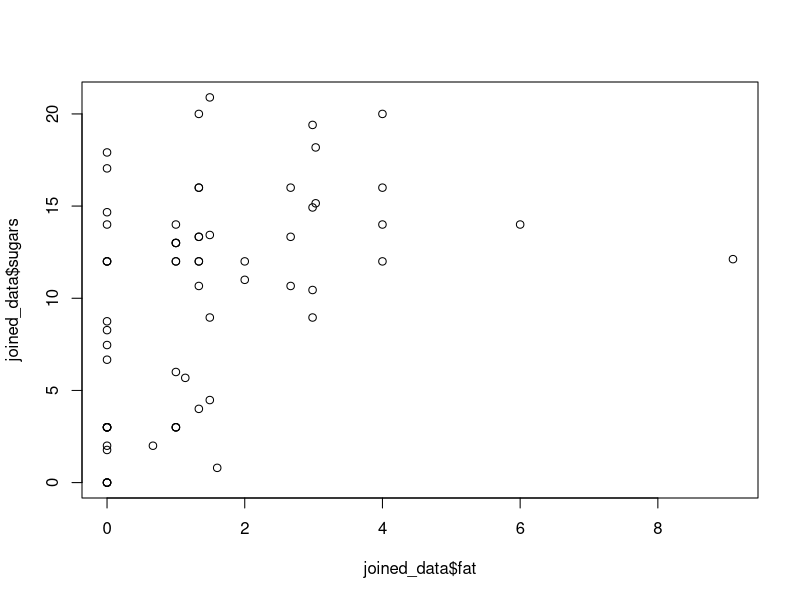
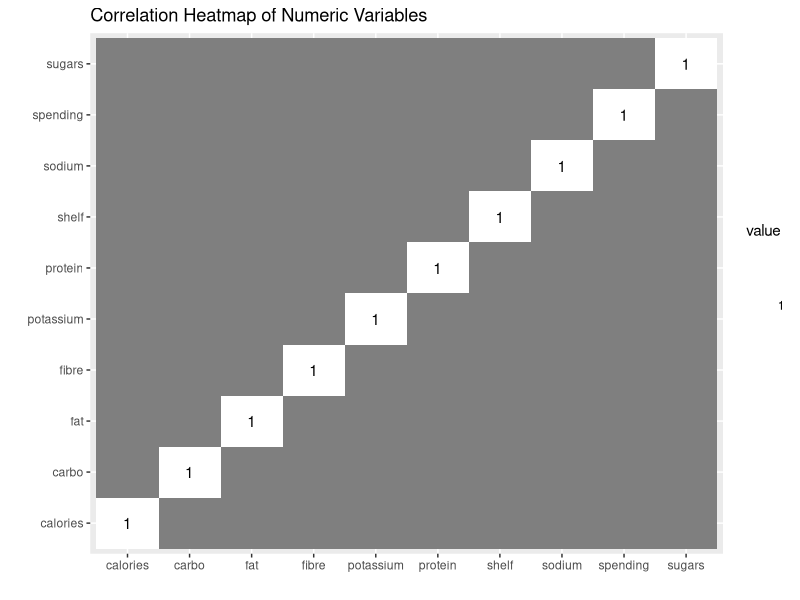
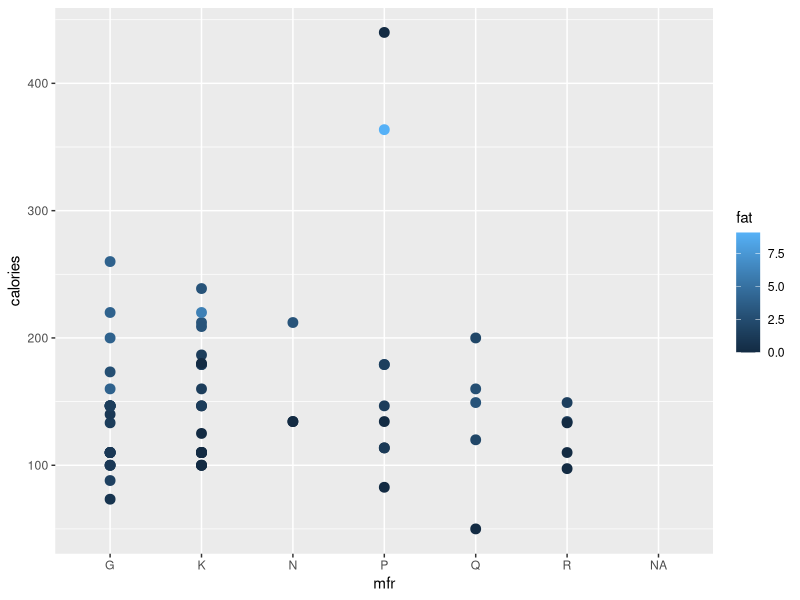
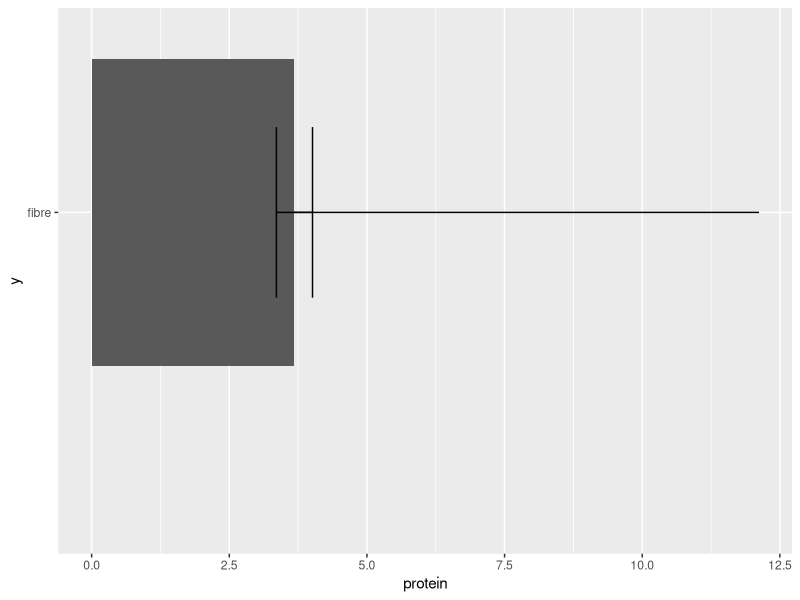
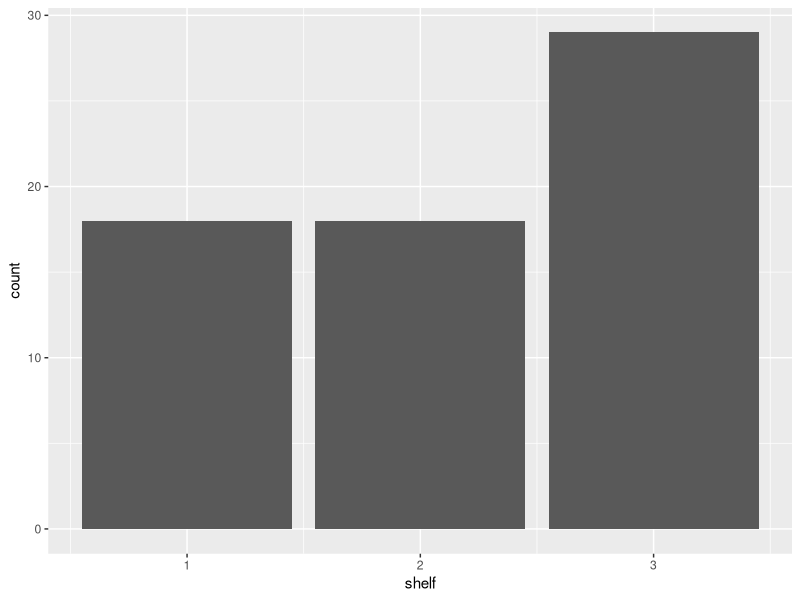
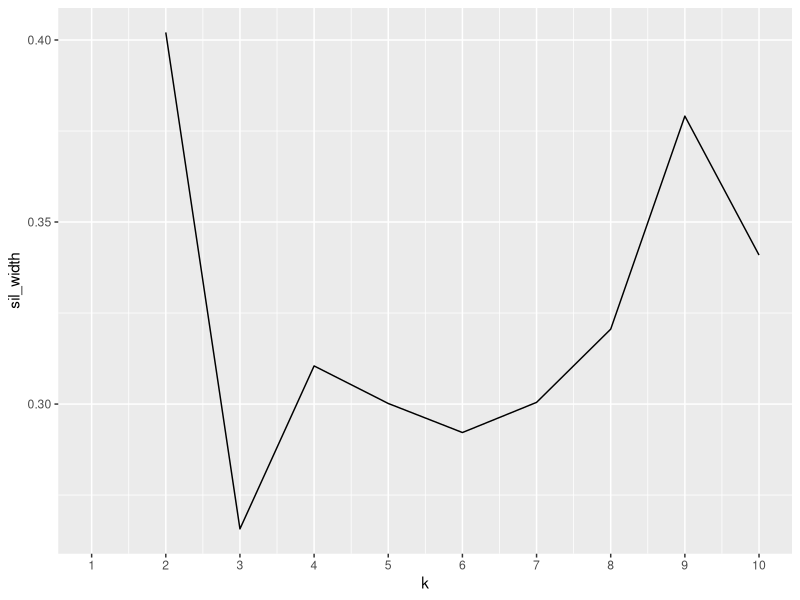
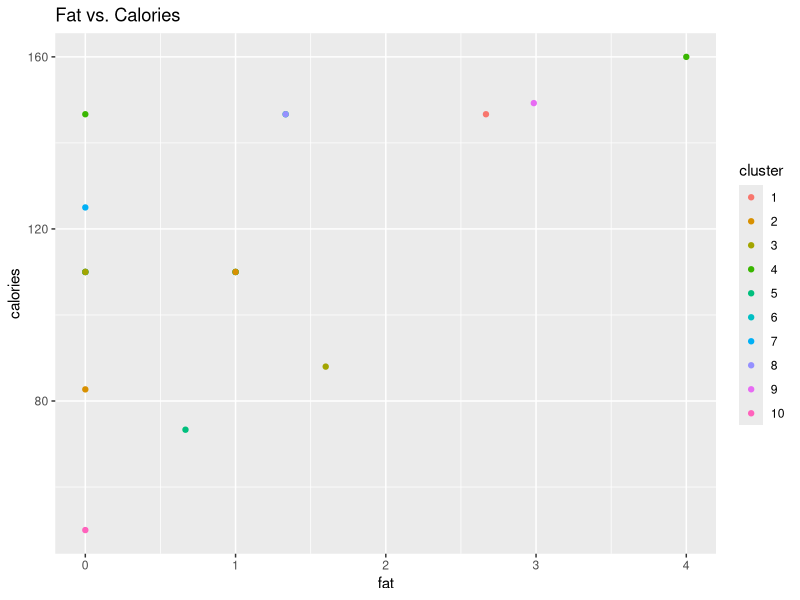
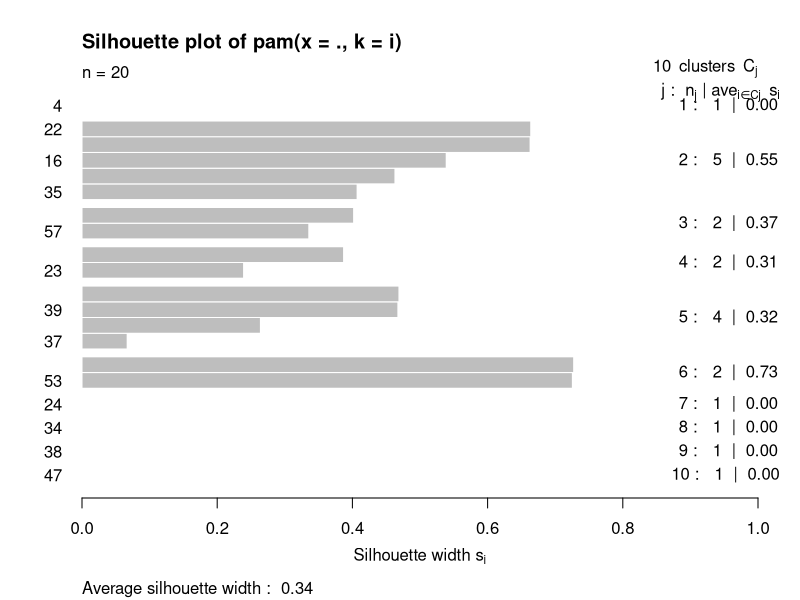

Source code (R) for these figures, in order: (Note: this script raises an error after producing the figures.)
## ---- chunk 1
knitr::opts_chunk$set(echo = TRUE, eval = TRUE, fig.align = "center", warning = F, message = F,
tidy=TRUE, tidy.opts=list(width.cutoff=60), R.options=list(max.print=100))
library(dplyr)
library(tidyr)
library(stringr)
library(ggplot2)
library(tibble)
library(readr)
## ---- chunk 2
#Data sets
#Data set #1: Nutritional and Marketing Information on US Cereals
UScereal<-read.csv("UScereal.csv")
glimpse(UScereal)
#Data set #2: 2011 Advertising Spending for Cereal Brands
adv_spending<-read.csv("adv_spending.csv")
glimpse(adv_spending)
## ---- chunk 3
#Tidying / Joining
library(tidyverse)
joined_data<-full_join(UScereal, adv_spending)
head(joined_data)
joined_wide<-joined_data%>%pivot_wider(names_from = "mfr", values_from = "calories") %>%glimpse()
joined_long <- joined_wide %>%
  pivot_longer(c("N","K","G","P","Q","R"),names_to = "mfr",values_to = "calories", values_drop_na=T ) %>% glimpse()

## ---- chunk 4
#Wrangling

#selecting only to variables to display
joined_data %>% select(vitamins, sugars)

#shows the mean calories for cereals in each shelf
joined_data %>% group_by(shelf) %>% summarize(mean_cal=mean(calories))

#returns cereals in descending advertising spending for caloric values 300-400
joined_data%>%filter(between(calories,300,400))%>%arrange(desc(spending))

#converted sodium per portion from milligrams to grams and created a new variable
joined_data%>%mutate(sodium_g=(sodium*1000))

#counting the number of unique values in each variable
joined_data %>% summarize_all(n_distinct)

#shows the mean, sd, and var of calories for Kelloggs 
joined_data%>%filter(`mfr`=="K")%>%summarize(mean_cal=mean(calories), sd_cal=sd(calories),var_cal=var(calories))

#shows the mean, sd, and var of fat per portion for Kelloggs 
joined_data%>%filter(`mfr`=="K")%>%summarize(mean_fat=mean(fat), sd_fat=sd(fat),var_fat=var(fat))

#shows the mean, sd, and var of sodium per portion for Kelloggs 
joined_data%>%filter(`mfr`=="K")%>%summarize(mean_sod=mean(sodium), sd_sod=sd(sodium),var_sod=var(sodium))

#shows the mean, sd, and var of fibre per portion for Kelloggs 
joined_data%>%filter(`mfr`=="K")%>%summarize(mean_fib=mean(fibre), sd_fib=sd(fibre),var_fib=var(fibre))

#shows the mean, sd, and var of carbohydrates per portion for Kelloggs 
joined_data%>%filter(`mfr`=="K")%>%summarize(mean_carb=mean(carbo), sd_carb=sd(carbo),var_carb=var(carbo))

#shows the mean, sd, and var of sugars per portion for Kelloggs when advertising spending is greater that $10 million for the cereal
joined_data%>%filter(`mfr`=="K",'spending'>10)%>%summarize(mean_sug=mean(sugars), sd_sug=sd(sugars),var_sug=var(sugars))

#shows the mean, sd, and var of potassium per portion for Kelloggs 
joined_data%>%filter(`mfr`=="K")%>%summarize(mean_pot=mean(potassium), sd_pot=sd(potassium),var_pot=var(potassium))

#shows all summary statistics for protein per portion
joined_data %>% summarize(mean_prot=mean(protein), var_prot=var(protein), max_prot=max(protein), min_prot=min(protein), n_dist_prot=n_distinct(protein), cor_prot=cor(shelf, protein), median_prot=median(protein), mad_prot=mad(protein))

cor(joined_data$fat, joined_data$sugars)
 
plot(joined_data$fat, joined_data$sugars)

## ---- chunk 5
#Visualization

#Correlation heatmap
library(ggplot2)
joined_data %>% select_if(is.numeric) %>% cor %>% as.data.frame %>% rownames_to_column %>% pivot_longer(-1) %>% ggplot(aes(rowname, name, fill=value)) + geom_tile() + geom_text(aes(label=round(value, 2))) + xlab("") + ylab("") + scale_fill_gradient2(low="red", high="blue") +ggtitle("Correlation Heatmap of Numeric Variables")

ggplot(data = joined_data, aes(x = mfr, y = calories, color = `fat`)) + 
  geom_point(size = 3) 
#this graph shows that as fat content gets higher, so does the amount of calories per portion

ggplot(joined_data, aes(x=`protein`,y = 'fibre', fill=`spending`)) + theme(legend.position=c(.9,.7)) + geom_density(alpha=.75)+geom_bar(stat="summary",fun.y="mean")+
geom_errorbar(stat="summary", width=.5) 
#this plot shows absolutely no relation between protein and advertising spending, which I did not expect because I feel like cereal companies would want to advertise the higher protein levels per serving in their product

ggplot(joined_data, aes(x=shelf, fill=`spending`)) + geom_bar()
#this shows that companies are spending a lot more to have their cereals displayed higher up form the ground

## ---- chunk 6
#Clustering

install.packages('cluster')
library(cluster)
library(tidyverse)
joined_data<-na.omit(joined_data)

pam_data<-joined_data%>%select(-spending, -vitamins, -shelf, -mfr, -brand)%>%pam(3)

sil_width<-vector() 
for(i in 2:10){
pam_fit <- joined_data%>%select(-spending, -vitamins, -shelf, -mfr, -brand)%>%pam(i)
sil_width[i] <- pam_fit$silinfo$avg.width }
ggplot()+geom_line(aes(x=1:10,y=sil_width))+scale_x_continuous(name="k",breaks=1:10)

clust <-joined_data%>%mutate(cluster=as.factor(pam_fit$clustering))
cmatrix<-clust%>%group_by(spending, vitamins, shelf, mfr, brand)%>%count(cluster)%>%arrange(desc(n))%>%
pivot_wider(names_from="cluster",values_from="n",values_fill = list('n'=0))
cmatrix

ggplot(clust, aes(x=fat,y=calories, color=cluster))+ ggtitle("Fat vs. Calories")+geom_point()

plot(pam_fit,which=2)

library(GGally)
ggpairs(clust, columns=5:12, aes(color=cluster))
## ---- chunk 7

